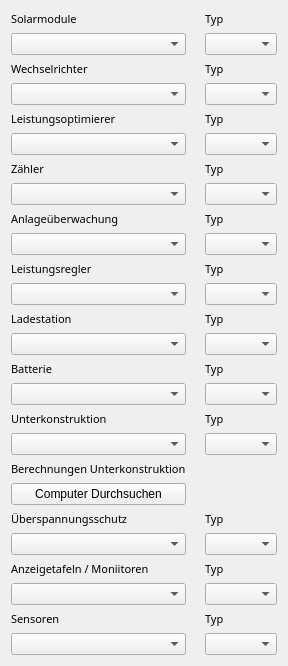
         <widget class="QWidget" name="scrollAreaWidgetContents_3">
          <property name="geometry">
           <rect>
            <x>0</x>
            <y>0</y>
            <width>270</width>
            <height>595</height>
           </rect>
          </property>
          <layout class="QGridLayout" name="gridLayout_7">
           <item row="20" column="0">
            <widget class="QLabel" name="label_70">
             <property name="font">
              <font>
               <family>Century Gothic</family>
               <pointsize>8</pointsize>
               <weight>50</weight>
               <italic>false</italic>
               <bold>false</bold>
              </font>
             </property>
             <property name="text">
              <string>Unterkonstruktion</string>
             </property>
            </widget>
           </item>
           <item row="8" column="0">
            <widget class="QComboBox" name="comboBox_zahler">
             <property name="sizePolicy">
              <sizepolicy hsizetype="Expanding" vsizetype="Fixed">
               <horstretch>0</horstretch>
               <verstretch>0</verstretch>
              </sizepolicy>
             </property>
             <property name="maximumSize">
              <size>
               <width>16777215</width>
               <height>16777215</height>
              </size>
             </property>
             <property name="acceptDrops">
              <bool>false</bool>
             </property>
            </widget>
           </item>
           <item row="5" column="0">
            <widget class="QComboBox" name="comboBox_leistungso">
             <property name="sizePolicy">
              <sizepolicy hsizetype="Expanding" vsizetype="Fixed">
               <horstretch>0</horstretch>
               <verstretch>0</verstretch>
              </sizepolicy>
             </property>
             <property name="maximumSize">
              <size>
               <width>16777215</width>
               <height>16777215</height>
              </size>
             </property>
             <property name="acceptDrops">
              <bool>false</bool>
             </property>
            </widget>
           </item>
           <item row="12" column="0">
            <widget class="QLabel" name="label_44">
             <property name="font">
              <font>
               <family>Century Gothic</family>
               <pointsize>8</pointsize>
               <weight>50</weight>
               <italic>false</italic>
               <bold>false</bold>
              </font>
             </property>
             <property name="text">
              <string>Leistungsregler</string>
             </property>
            </widget>
           </item>
           <item row="12" column="2">
            <widget class="QLabel" name="label_42">
             <property name="font">
              <font>
               <family>Century Gothic</family>
               <pointsize>8</pointsize>
               <weight>50</weight>
               <italic>false</italic>
               <bold>false</bold>
              </font>
             </property>
             <property name="text">
              <string>Typ</string>
             </property>
            </widget>
           </item>
           <item row="1" column="2">
            <widget class="QComboBox" name="comboBox_modultyp">
             <property name="sizePolicy">
              <sizepolicy hsizetype="Expanding" vsizetype="Fixed">
               <horstretch>0</horstretch>
               <verstretch>0</verstretch>
              </sizepolicy>
             </property>
             <property name="maximumSize">
              <size>
               <width>16777215</width>
               <height>16777215</height>
              </size>
             </property>
             <property name="acceptDrops">
              <bool>false</bool>
             </property>
            </widget>
           </item>
           <item row="26" column="2">
            <widget class="QComboBox" name="comboBox_gaktyp">
             <property name="sizePolicy">
              <sizepolicy hsizetype="Expanding" vsizetype="Fixed">
               <horstretch>0</horstretch>
               <verstretch>0</verstretch>
              </sizepolicy>
             </property>
             <property name="maximumSize">
              <size>
               <width>16777215</width>
               <height>16777215</height>
              </size>
             </property>
             <property name="acceptDrops">
              <bool>false</bool>
             </property>
            </widget>
           </item>
           <item row="25" column="0">
            <widget class="QLabel" name="label_69">
             <property name="font">
              <font>
               <family>Century Gothic</family>
               <pointsize>8</pointsize>
               <weight>50</weight>
               <italic>false</italic>
               <bold>false</bold>
              </font>
             </property>
             <property name="text">
              <string>Überspannungsschutz</string>
             </property>
            </widget>
           </item>
           <item row="8" column="2">
            <widget class="QComboBox" name="comboBox_zahlertyp">
             <property name="enabled">
              <bool>true</bool>
             </property>
             <property name="sizePolicy">
              <sizepolicy hsizetype="Expanding" vsizetype="Fixed">
               <horstretch>0</horstretch>
               <verstretch>0</verstretch>
              </sizepolicy>
             </property>
             <property name="maximumSize">
              <size>
               <width>16777215</width>
               <height>16777215</height>
              </size>
             </property>
             <property name="acceptDrops">
              <bool>false</bool>
             </property>
            </widget>
           </item>
           <item row="13" column="2">
            <widget class="QComboBox" name="comboBox_leistungsrtyp">
             <property name="sizePolicy">
              <sizepolicy hsizetype="Expanding" vsizetype="Fixed">
               <horstretch>0</horstretch>
               <verstretch>0</verstretch>
              </sizepolicy>
             </property>
             <property name="maximumSize">
              <size>
               <width>16777215</width>
               <height>16777215</height>
              </size>
             </property>
             <property name="acceptDrops">
              <bool>false</bool>
             </property>
            </widget>
           </item>
           <item row="15" column="2">
            <widget class="QComboBox" name="comboBox_lasttyp">
             <property name="sizePolicy">
              <sizepolicy hsizetype="Expanding" vsizetype="Fixed">
               <horstretch>0</horstretch>
               <verstretch>0</verstretch>
              </sizepolicy>
             </property>
             <property name="maximumSize">
              <size>
               <width>16777215</width>
               <height>16777215</height>
              </size>
             </property>
             <property name="acceptDrops">
              <bool>false</bool>
             </property>
            </widget>
           </item>
           <item row="14" column="0">
            <widget class="QLabel" name="label_65">
             <property name="font">
              <font>
               <family>Century Gothic</family>
               <pointsize>8</pointsize>
               <weight>50</weight>
               <italic>false</italic>
               <bold>false</bold>
              </font>
             </property>
             <property name="text">
              <string>Ladestation</string>
             </property>
            </widget>
           </item>
           <item row="0" column="2">
            <widget class="QLabel" name="label_33">
             <property name="font">
              <font>
               <family>Century Gothic</family>
               <pointsize>8</pointsize>
               <weight>50</weight>
               <italic>false</italic>
               <bold>false</bold>
              </font>
             </property>
             <property name="styleSheet">
              <string notr="true">font: 8pt &quot;Century Gothic&quot;;</string>
             </property>
             <property name="text">
              <string>Typ</string>
             </property>
            </widget>
           </item>
           <item row="29" column="0">
            <widget class="QLabel" name="label_72">
             <property name="font">
              <font>
               <family>Century Gothic</family>
               <pointsize>8</pointsize>
               <weight>50</weight>
               <italic>false</italic>
               <bold>false</bold>
              </font>
             </property>
             <property name="text">
              <string>Sensoren</string>
             </property>
            </widget>
           </item>
           <item row="20" column="2">
            <widget class="QLabel" name="label_66">
             <property name="font">
              <font>
               <family>Century Gothic</family>
               <pointsize>8</pointsize>
               <weight>50</weight>
               <italic>false</italic>
               <bold>false</bold>
              </font>
             </property>
             <property name="text">
              <string>Typ</string>
             </property>
            </widget>
           </item>
           <item row="17" column="0">
            <widget class="QLabel" name="label_75">
             <property name="font">
              <font>
               <family>Century Gothic</family>
               <pointsize>8</pointsize>
               <weight>50</weight>
               <italic>false</italic>
               <bold>false</bold>
              </font>
             </property>
             <property name="text">
              <string>Batterie</string>
             </property>
            </widget>
           </item>
           <item row="28" column="2">
            <widget class="QComboBox" name="comboBox_anzeigetaftyp">
             <property name="sizePolicy">
              <sizepolicy hsizetype="Expanding" vsizetype="Fixed">
               <horstretch>0</horstretch>
               <verstretch>0</verstretch>
              </sizepolicy>
             </property>
             <property name="maximumSize">
              <size>
               <width>16777215</width>
               <height>16777215</height>
              </size>
             </property>
             <property name="acceptDrops">
              <bool>false</bool>
             </property>
            </widget>
           </item>
           <item row="7" column="2">
            <widget class="QLabel" name="label_40">
             <property name="font">
              <font>
               <family>Century Gothic</family>
               <pointsize>8</pointsize>
               <weight>50</weight>
               <italic>false</italic>
               <bold>false</bold>
              </font>
             </property>
             <property name="text">
              <string>Typ</string>
             </property>
            </widget>
           </item>
           <item row="30" column="2">
            <widget class="QComboBox" name="comboBox_sensortyp">
             <property name="sizePolicy">
              <sizepolicy hsizetype="Expanding" vsizetype="Fixed">
               <horstretch>0</horstretch>
               <verstretch>0</verstretch>
              </sizepolicy>
             </property>
             <property name="maximumSize">
              <size>
               <width>16777215</width>
               <height>16777215</height>
              </size>
             </property>
             <property name="acceptDrops">
              <bool>false</bool>
             </property>
            </widget>
           </item>
           <item row="2" column="0">
            <widget class="QLabel" name="label_36">
             <property name="font">
              <font>
               <family>Century Gothic</family>
               <pointsize>8</pointsize>
               <weight>50</weight>
               <italic>false</italic>
               <bold>false</bold>
              </font>
             </property>
             <property name="text">
              <string>Wechselrichter</string>
             </property>
            </widget>
           </item>
           <item row="11" column="2">
            <widget class="QComboBox" name="comboBox_uberwachtyp">
             <property name="sizePolicy">
              <sizepolicy hsizetype="Expanding" vsizetype="Fixed">
               <horstretch>0</horstretch>
               <verstretch>0</verstretch>
              </sizepolicy>
             </property>
             <property name="maximumSize">
              <size>
               <width>16777215</width>
               <height>16777215</height>
              </size>
             </property>
             <property name="acceptDrops">
              <bool>false</bool>
             </property>
            </widget>
           </item>
           <item row="27" column="0">
            <widget class="QLabel" name="label_64">
             <property name="font">
              <font>
               <family>Century Gothic</family>
               <pointsize>8</pointsize>
               <weight>50</weight>
               <italic>false</italic>
               <bold>false</bold>
              </font>
             </property>
             <property name="text">
              <string>Anzeigetafeln / Moniitoren</string>
             </property>
            </widget>
           </item>
           <item row="10" column="0">
            <widget class="QLabel" name="label_41">
             <property name="font">
              <font>
               <family>Century Gothic</family>
               <pointsize>8</pointsize>
               <weight>50</weight>
               <italic>false</italic>
               <bold>false</bold>
              </font>
             </property>
             <property name="text">
              <string>Anlageüberwachung</string>
             </property>
            </widget>
           </item>
           <item row="4" column="0">
            <widget class="QLabel" name="label_39">
             <property name="font">
              <font>
               <family>Century Gothic</family>
               <pointsize>8</pointsize>
               <weight>50</weight>
               <italic>false</italic>
               <bold>false</bold>
              </font>
             </property>
             <property name="text">
              <string>Leistungsoptimierer</string>
             </property>
            </widget>
           </item>
           <item row="5" column="2">
            <widget class="QComboBox" name="comboBox_leistungsotyp">
             <property name="enabled">
              <bool>true</bool>
             </property>
             <property name="sizePolicy">
              <sizepolicy hsizetype="Expanding" vsizetype="Fixed">
               <horstretch>0</horstretch>
               <verstretch>0</verstretch>
              </sizepolicy>
             </property>
             <property name="maximumSize">
              <size>
               <width>16777215</width>
               <height>16777215</height>
              </size>
             </property>
             <property name="acceptDrops">
              <bool>false</bool>
             </property>
            </widget>
           </item>
           <item row="18" column="0">
            <widget class="QComboBox" name="comboBox_batterie">
             <property name="sizePolicy">
              <sizepolicy hsizetype="Expanding" vsizetype="Fixed">
               <horstretch>0</horstretch>
               <verstretch>0</verstretch>
              </sizepolicy>
             </property>
             <property name="maximumSize">
              <size>
               <width>16777215</width>
               <height>16777215</height>
              </size>
             </property>
             <property name="acceptDrops">
              <bool>false</bool>
             </property>
            </widget>
           </item>
           <item row="18" column="2">
            <widget class="QComboBox" name="comboBox_batterietyp">
             <property name="sizePolicy">
              <sizepolicy hsizetype="Expanding" vsizetype="Fixed">
               <horstretch>0</horstretch>
               <verstretch>0</verstretch>
              </sizepolicy>
             </property>
             <property name="maximumSize">
              <size>
               <width>16777215</width>
               <height>16777215</height>
              </size>
             </property>
             <property name="acceptDrops">
              <bool>false</bool>
             </property>
            </widget>
           </item>
           <item row="3" column="0">
            <widget class="QComboBox" name="comboBox_wr">
             <property name="enabled">
              <bool>true</bool>
             </property>
             <property name="sizePolicy">
              <sizepolicy hsizetype="Expanding" vsizetype="Fixed">
               <horstretch>0</horstretch>
               <verstretch>0</verstretch>
              </sizepolicy>
             </property>
             <property name="maximumSize">
              <size>
               <width>16777215</width>
               <height>16777215</height>
              </size>
             </property>
             <property name="acceptDrops">
              <bool>false</bool>
             </property>
            </widget>
           </item>
           <item row="23" column="0">
            <widget class="QPushButton" name="pushButton_unterkonberechnung">
             <property name="text">
              <string>Computer Durchsuchen</string>
             </property>
            </widget>
           </item>
           <item row="11" column="0">
            <widget class="QComboBox" name="comboBox_uberwach">
             <property name="sizePolicy">
              <sizepolicy hsizetype="Expanding" vsizetype="Fixed">
               <horstretch>0</horstretch>
               <verstretch>0</verstretch>
              </sizepolicy>
             </property>
             <property name="maximumSize">
              <size>
               <width>16777215</width>
               <height>16777215</height>
              </size>
             </property>
             <property name="acceptDrops">
              <bool>false</bool>
             </property>
            </widget>
           </item>
           <item row="28" column="0">
            <widget class="QComboBox" name="comboBox_anzeigeta">
             <property name="sizePolicy">
              <sizepolicy hsizetype="Expanding" vsizetype="Fixed">
               <horstretch>0</horstretch>
               <verstretch>0</verstretch>
              </sizepolicy>
             </property>
             <property name="maximumSize">
              <size>
               <width>16777215</width>
               <height>16777215</height>
              </size>
             </property>
             <property name="acceptDrops">
              <bool>false</bool>
             </property>
            </widget>
           </item>
           <item row="26" column="0">
            <widget class="QComboBox" name="comboBox_gak">
             <property name="sizePolicy">
              <sizepolicy hsizetype="Expanding" vsizetype="Fixed">
               <horstretch>0</horstretch>
               <verstretch>0</verstretch>
              </sizepolicy>
             </property>
             <property name="maximumSize">
              <size>
               <width>16777215</width>
               <height>16777215</height>
              </size>
             </property>
             <property name="acceptDrops">
              <bool>false</bool>
             </property>
            </widget>
           </item>
           <item row="21" column="2">
            <widget class="QComboBox" name="comboBox_unterkontyp">
             <property name="sizePolicy">
              <sizepolicy hsizetype="Expanding" vsizetype="Fixed">
               <horstretch>0</horstretch>
               <verstretch>0</verstretch>
              </sizepolicy>
             </property>
             <property name="maximumSize">
              <size>
               <width>16777215</width>
               <height>16777215</height>
              </size>
             </property>
             <property name="acceptDrops">
              <bool>false</bool>
             </property>
            </widget>
           </item>
           <item row="0" column="0">
            <widget class="QLabel" name="label_34">
             <property name="font">
              <font>
               <family>Century Gothic</family>
               <pointsize>8</pointsize>
               <weight>50</weight>
               <italic>false</italic>
               <bold>false</bold>
              </font>
             </property>
             <property name="styleSheet">
              <string notr="true">font: 8pt &quot;Century Gothic&quot;;</string>
             </property>
             <property name="text">
              <string>Solarmodule</string>
             </property>
            </widget>
           </item>
           <item row="7" column="0">
            <widget class="QLabel" name="label_37">
             <property name="font">
              <font>
               <family>Century Gothic</family>
               <pointsize>8</pointsize>
               <weight>50</weight>
               <italic>false</italic>
               <bold>false</bold>
              </font>
             </property>
             <property name="text">
              <string>Zähler</string>
             </property>
            </widget>
           </item>
           <item row="25" column="2">
            <widget class="QLabel" name="label_71">
             <property name="font">
              <font>
               <family>Century Gothic</family>
               <pointsize>8</pointsize>
               <weight>50</weight>
               <italic>false</italic>
               <bold>false</bold>
              </font>
             </property>
             <property name="text">
              <string>Typ</string>
             </property>
            </widget>
           </item>
           <item row="4" column="2">
            <widget class="QLabel" name="label_38">
             <property name="font">
              <font>
               <family>Century Gothic</family>
               <pointsize>8</pointsize>
               <weight>50</weight>
               <italic>false</italic>
               <bold>false</bold>
              </font>
             </property>
             <property name="text">
              <string>Typ</string>
             </property>
            </widget>
           </item>
           <item row="14" column="2">
            <widget class="QLabel" name="label_68">
             <property name="font">
              <font>
               <family>Century Gothic</family>
               <pointsize>8</pointsize>
               <weight>50</weight>
               <italic>false</italic>
               <bold>false</bold>
              </font>
             </property>
             <property name="text">
              <string>Typ</string>
             </property>
            </widget>
           </item>
           <item row="17" column="2">
            <widget class="QLabel" name="label_74">
             <property name="font">
              <font>
               <family>Century Gothic</family>
               <pointsize>8</pointsize>
               <weight>50</weight>
               <italic>false</italic>
               <bold>false</bold>
              </font>
             </property>
             <property name="text">
              <string>Typ</string>
             </property>
            </widget>
           </item>
           <item row="22" column="0">
            <widget class="QLabel" name="label_161">
             <property name="font">
              <font>
               <family>Century Gothic</family>
               <pointsize>8</pointsize>
               <weight>50</weight>
               <italic>false</italic>
               <bold>false</bold>
              </font>
             </property>
             <property name="text">
              <string>Berechnungen Unterkonstruktion</string>
             </property>
            </widget>
           </item>
           <item row="15" column="0">
            <widget class="QComboBox" name="comboBox_ladest">
             <property name="sizePolicy">
              <sizepolicy hsizetype="Expanding" vsizetype="Fixed">
               <horstretch>0</horstretch>
               <verstretch>0</verstretch>
              </sizepolicy>
             </property>
             <property name="maximumSize">
              <size>
               <width>16777215</width>
               <height>16777215</height>
              </size>
             </property>
             <property name="acceptDrops">
              <bool>false</bool>
             </property>
            </widget>
           </item>
           <item row="21" column="0">
            <widget class="QComboBox" name="comboBox_unterkon">
             <property name="sizePolicy">
              <sizepolicy hsizetype="Expanding" vsizetype="Fixed">
               <horstretch>0</horstretch>
               <verstretch>0</verstretch>
              </sizepolicy>
             </property>
             <property name="maximumSize">
              <size>
               <width>16777215</width>
               <height>16777215</height>
              </size>
             </property>
             <property name="acceptDrops">
              <bool>false</bool>
             </property>
            </widget>
           </item>
           <item row="10" column="2">
            <widget class="QLabel" name="label_43">
             <property name="font">
              <font>
               <family>Century Gothic</family>
               <pointsize>8</pointsize>
               <weight>50</weight>
               <italic>false</italic>
               <bold>false</bold>
              </font>
             </property>
             <property name="text">
              <string>Typ</string>
             </property>
            </widget>
           </item>
           <item row="1" column="0">
            <widget class="QComboBox" name="comboBox_modul">
             <property name="enabled">
              <bool>true</bool>
             </property>
             <property name="sizePolicy">
              <sizepolicy hsizetype="Expanding" vsizetype="Fixed">
               <horstretch>0</horstretch>
               <verstretch>0</verstretch>
              </sizepolicy>
             </property>
             <property name="maximumSize">
              <size>
               <width>16777215</width>
               <height>16777215</height>
              </size>
             </property>
             <property name="acceptDrops">
              <bool>false</bool>
             </property>
            </widget>
           </item>
           <item row="2" column="2">
            <widget class="QLabel" name="label_35">
             <property name="font">
              <font>
               <family>Century Gothic</family>
               <pointsize>8</pointsize>
               <weight>50</weight>
               <italic>false</italic>
               <bold>false</bold>
              </font>
             </property>
             <property name="text">
              <string>Typ</string>
             </property>
            </widget>
           </item>
           <item row="30" column="0">
            <widget class="QComboBox" name="comboBox_sensor">
             <property name="sizePolicy">
              <sizepolicy hsizetype="Expanding" vsizetype="Fixed">
               <horstretch>0</horstretch>
               <verstretch>0</verstretch>
              </sizepolicy>
             </property>
             <property name="maximumSize">
              <size>
               <width>16777215</width>
               <height>16777215</height>
              </size>
             </property>
             <property name="acceptDrops">
              <bool>false</bool>
             </property>
            </widget>
           </item>
           <item row="13" column="0">
            <widget class="QComboBox" name="comboBox_leistungsr">
             <property name="sizePolicy">
              <sizepolicy hsizetype="Expanding" vsizetype="Fixed">
               <horstretch>0</horstretch>
               <verstretch>0</verstretch>
              </sizepolicy>
             </property>
             <property name="maximumSize">
              <size>
               <width>16777215</width>
               <height>16777215</height>
              </size>
             </property>
             <property name="acceptDrops">
              <bool>false</bool>
             </property>
            </widget>
           </item>
           <item row="31" column="0">
            <spacer name="verticalSpacer_2">
             <property name="orientation">
              <enum>Qt::Vertical</enum>
             </property>
             <property name="sizeHint" stdset="0">
              <size>
               <width>20</width>
               <height>40</height>
              </size>
             </property>
            </spacer>
           </item>
           <item row="3" column="2">
            <widget class="QComboBox" name="comboBox_wrtyp">
             <property name="sizePolicy">
              <sizepolicy hsizetype="Expanding" vsizetype="Fixed">
               <horstretch>0</horstretch>
               <verstretch>0</verstretch>
              </sizepolicy>
             </property>
             <property name="maximumSize">
              <size>
               <width>16777215</width>
               <height>16777215</height>
              </size>
             </property>
             <property name="acceptDrops">
              <bool>false</bool>
             </property>
            </widget>
           </item>
           <item row="27" column="2">
            <widget class="QLabel" name="label_67">
             <property name="font">
              <font>
               <family>Century Gothic</family>
               <pointsize>8</pointsize>
               <weight>50</weight>
               <italic>false</italic>
               <bold>false</bold>
              </font>
             </property>
             <property name="text">
              <string>Typ</string>
             </property>
            </widget>
           </item>
           <item row="29" column="2">
            <widget class="QLabel" name="label_73">
             <property name="font">
              <font>
               <family>Century Gothic</family>
               <pointsize>8</pointsize>
               <weight>50</weight>
               <italic>false</italic>
               <bold>false</bold>
              </font>
             </property>
             <property name="text">
              <string>Typ</string>
             </property>
            </widget>
           </item>
           <item row="3" column="1">
            <widget class="QLabel" name="label_9">
             <property name="text">
              <string/>
             </property>
            </widget>
           </item>
          </layout>
         </widget>
